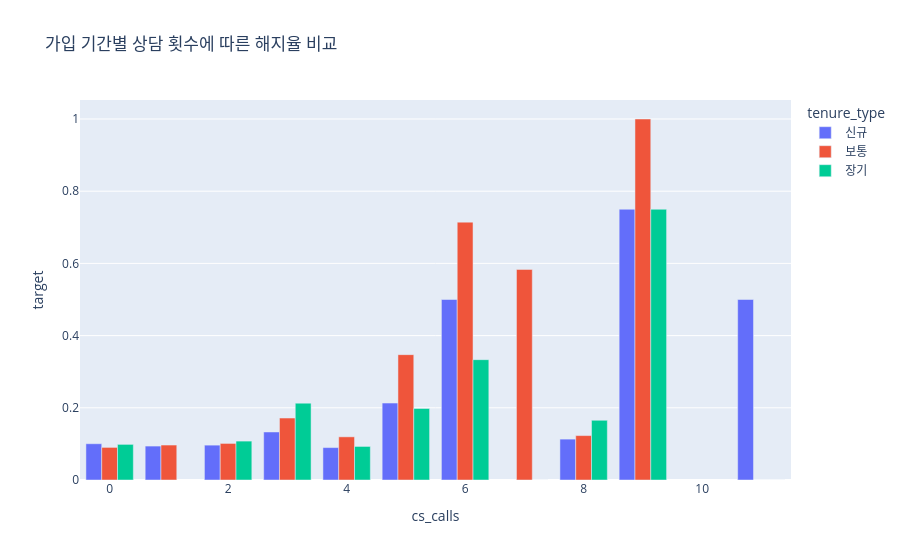

This figure's notebook cell:
### Markdown cell above
* 고객 이탈은 단순히 상담횟수 증가때문이 아닌 상담 누적 -> 사용량 감소 -> 이탈이란 단계적 패턴을 가짐
* 상담 횟수가 증가할수록 이탈률은 비선형적으로 증가하고 일정 임계점 이후에는 사용량 감소와 함께 이탈가능성 확대

### Code cell
#프로파일링(이탈자 특)
import plotly.express as px

df['tenure_type'] = pd.qcut(df['tenure'], 3, labels=['신규', '보통', '장기']) # 가입기간을 3그룹(신규, 보통, 장기)으로 나눠서 상담 횟수별 해지율 비교
profile_data = df.groupby(['tenure_type', 'cs_calls'])['target'].mean().reset_index()

fig = px.bar(profile_data, x='cs_calls', y='target', color='tenure_type', barmode='group',
             title="가입 기간별 상담 횟수에 따른 해지율 비교")
fig.show()

### Figure 1 — Plotly figure (JSON) as saved in the notebook; plotly's stock layout.template omitted (floating-point values rounded to 4 significant figures)
{"data": [{"alignmentgroup": "True", "hovertemplate": "tenure_type=신규<br>cs_calls=%{x}<br>target=%{y}<extra></extra>", "legendgroup": "신규", "marker": {"color": "#636efa", "pattern": {"shape": ""}}, "name": "신규", "offsetgroup": "신규", "orientation": "v", "showlegend": true, "textposition": "auto", "type": "bar", "x": [0, 1, 2, 3, 4, 5, 6, 7, 8, 9, 11], "xaxis": "x", "y": [0.1005, 0.09398, 0.09658, 0.133, 0.08981, 0.2131, 0.5, NaN, 0.1132, 0.75, 0.5], "yaxis": "y"}, {"alignmentgroup": "True", "hovertemplate": "tenure_type=보통<br>cs_calls=%{x}<br>target=%{y}<extra></extra>", "legendgroup": "보통", "marker": {"color": "#EF553B", "pattern": {"shape": ""}}, "name": "보통", "offsetgroup": "보통", "orientation": "v", "showlegend": true, "textposition": "auto", "type": "bar", "x": [0, 1, 2, 3, 4, 5, 6, 7, 8, 9, 11], "xaxis": "x", "y": [0.0903, 0.09683, 0.1013, 0.1716, 0.1196, 0.3472, 0.7143, 0.5833, 0.123, 1.0, 0.0], "yaxis": "y"}, {"alignmentgroup": "True", "hovertemplate": "tenure_type=장기<br>cs_calls=%{x}<br>target=%{y}<extra></extra>", "legendgroup": "장기", "marker": {"color": "#00cc96", "pattern": {"shape": ""}}, "name": "장기", "offsetgroup": "장기", "orientation": "v", "showlegend": true, "textposition": "auto", "type": "bar", "x": [0, 1, 2, 3, 4, 5, 6, 7, 8, 9, 11], "xaxis": "x", "y": [0.09868, NaN, 0.1078, 0.2129, 0.09295, 0.198, 0.3333, 0.0, 0.1654, 0.75, 0.0], "yaxis": "y"}], "layout": {"barmode": "group", "legend": {"title": {"text": "tenure_type"}, "tracegroupgap": 0}, "title": {"text": "가입 기간별 상담 횟수에 따른 해지율 비교"}, "xaxis": {"anchor": "y", "domain": [0, 1], "title": {"text": "cs_calls"}}, "yaxis": {"anchor": "x", "domain": [0, 1], "title": {"text": "target"}}}}
